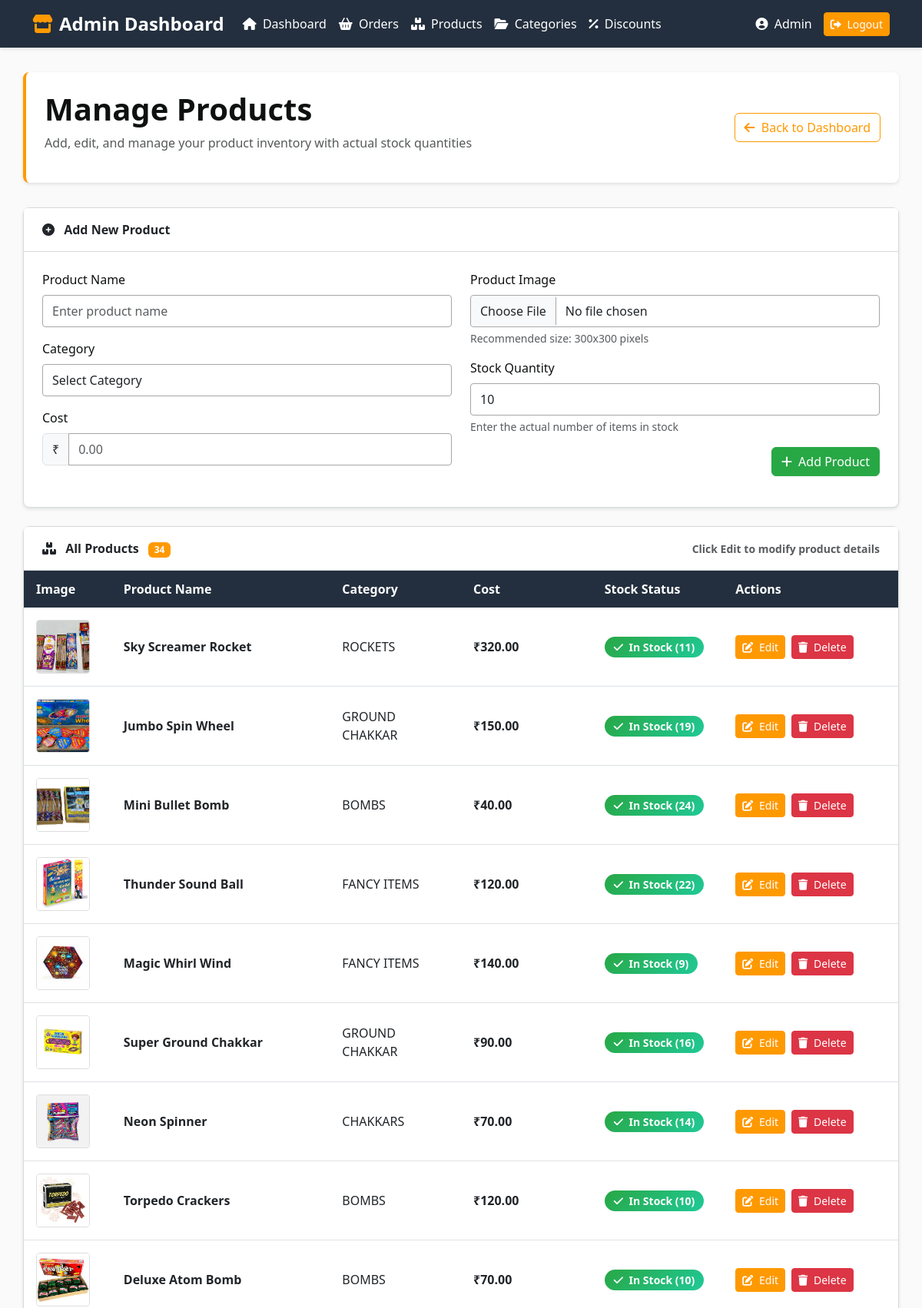
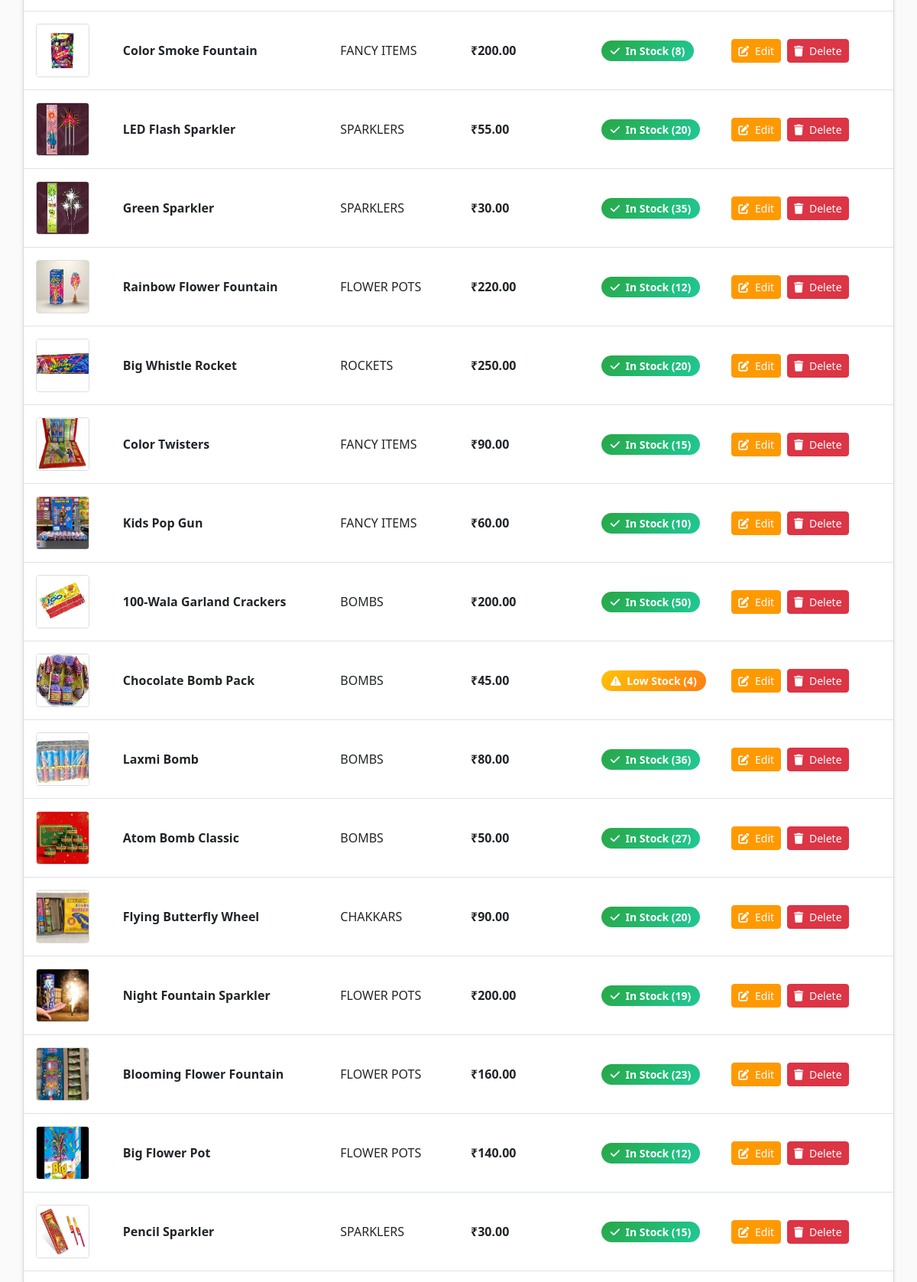
The app's page /admin/products.php (signed in, upper part) with its own data (2 pictures, top to bottom).
### tables this page shows
CREATE TABLE `product` (
  `product_id` int(11) NOT NULL,
  `product_name` varchar(255) NOT NULL,
  `category` int(11) NOT NULL,
  `product_image_path` varchar(255) DEFAULT NULL,
  `cost` decimal(10,2) NOT NULL,
  `stock_status` int(11) NOT NULL DEFAULT 0
);

CREATE TABLE `category` (
  `category_id` int(11) NOT NULL,
  `category_name` varchar(100) NOT NULL
);

### admin/products.php (the view, shortened to what this page needs)
<?php
require '../inc/db.php';
$products = $pdo->query("
    SELECT p.*, c.category_name
    FROM product p
    JOIN category c ON p.category = c.category_id
    ORDER BY product_id DESC
")->fetchAll(PDO::FETCH_ASSOC);
?>
<!DOCTYPE html>
<html lang="en">
<head>
    <link href="https://cdn.jsdelivr.net/npm/bootstrap@5.3.0/dist/css/bootstrap.min.css" rel="stylesheet">
    <link rel="stylesheet" href="https://cdnjs.cloudflare.com/ajax/libs/font-awesome/6.0.0-beta3/css/all.min.css">
</head>
<body>
    <nav class="navbar navbar-expand-lg navbar-dark">
        <div class="container">
            <a class="navbar-brand" href="index.php">
                <i class="fas fa-store amazon-logo"></i>Admin Dashboard
            </a>
            <div class="collapse navbar-collapse" id="navbarNav">
                <ul class="navbar-nav me-auto">
                    <li class="nav-item">
                        <a class="nav-link" href="index.php"><i class="fas fa-home me-1"></i> Dashboard</a>
                    </li>
                    <li class="nav-item">
                        <a class="nav-link" href="orders.php"><i class="fas fa-shopping-basket me-1"></i> Orders</a>
                    </li>
                    <li class="nav-item">
                        <a class="nav-link active" href="products.php"><i class="fas fa-boxes me-1"></i> Products</a>
                    </li>
                    <li class="nav-item">
                        <a class="nav-link" href="categories.php"><i class="fas fa-folder-open me-1"></i> Categories</a>
                    </li>
                    <li class="nav-item">
                        <a class="nav-link" href="discount.php"><i class="fas fa-percent me-1"></i> Discounts</a>
                    </li>
                </ul>
                <div class="d-flex align-items-center">
                    <span class="user-info"><i class="fas fa-user-circle me-1"></i> Admin</span>
                    <a href="logout.php" class="btn btn-amazon btn-sm">
                        <i class="fas fa-sign-out-alt me-1"></i> Logout
                    </a>
                </div>
            </div>
        </div>
    </nav>
    <div class="container admin-container">
        <div class="page-header">
            <div class="d-flex justify-content-between align-items-center">
                <div>
                    <h1 class="page-title">Manage Products</h1>
                    <p class="page-subtitle">Add, edit, and manage your product inventory with actual stock quantities</p>
                </div>
                <a href="index.php" class="btn btn-outline-amazon">
                    <i class="fas fa-arrow-left me-1"></i> Back to Dashboard
                </a>
            </div>
        </div>
        <div class="card fade-in">
            <div class="card-header">
                <i class="fas fa-plus-circle me-2"></i> Add New Product
            </div>
            <div class="card-body">
                <form method="POST" enctype="multipart/form-data">
                    <div class="row">
                        <div class="col-md-6">
                            <div class="mb-3">
                                <label class="form-label">Product Name</label>
                                <input required name="product_name" class="form-control" placeholder="Enter product name">
                            </div>
                            <div class="mb-3">
                                <label class="form-label">Category</label>
                                <select required name="category" class="form-control">
                                    <option value="">Select Category</option>
                                </select>
                            </div>
                            <div class="mb-3">
                                <label class="form-label">Cost</label>
                                <div class="input-group">
                                    <span class="input-group-text">₹</span>
                                    <input required type="number" name="cost" step="0.01" class="form-control" placeholder="0.00">
                                </div>
                            </div>
                        </div>
                        <div class="col-md-6">
                            <div class="mb-3">
                                <label class="form-label">Product Image</label>
                                <input required type="file" name="product_image" class="form-control">
                                <div class="form-text">Recommended size: 300x300 pixels</div>
                            </div>
                            <div class="mb-3">
                                <label class="form-label">Stock Quantity</label>
                                <input required type="number" name="stock_quantity" min="0" class="form-control" value="10" placeholder="Enter quantity">
                                <div class="form-text">Enter the actual number of items in stock</div>
                            </div>
                            <div class="mb-3 text-end">
                                <button name="add_product" class="btn btn-success">
                                    <i class="fas fa-plus me-1"></i> Add Product
                                </button>
                            </div>
                        </div>
                    </div>
                </form>
            </div>
        </div>
        <div class="card fade-in">
            <div class="card-header d-flex justify-content-between align-items-center">
                <div>
                    <i class="fas fa-boxes me-2"></i> All Products
                    <span class="badge bg-amazon ms-2"><?= count($products) ?></span>
                </div>
                <div class="text-muted small">
                    Click Edit to modify product details
                </div>
            </div>
            <div class="card-body p-0">
                <?php if (empty($products)): ?>
                    <div class="text-center py-5">
                        <i class="fas fa-box-open fa-3x text-muted mb-3"></i>
                        <h5 class="text-muted">No products found</h5>
                        <p class="text-muted">Start by adding your first product above.</p>
                    </div>
                <?php else: ?>
                    <div class="table-responsive">
                        <table class="table table-hover mb-0">
                            <thead>
                                <tr>
                                    <th style="width: 10%;">Image</th>
                                    <th style="width: 25%;">Product Name</th>
                                    <th style="width: 15%;">Category</th>
                                    <th style="width: 15%;">Cost</th>
                                    <th style="width: 15%;">Stock Status</th>
                                    <th style="width: 20%;">Actions</th>
                                </tr>
                            </thead>
                            <tbody>
                                <?php foreach ($products as $p):
                                    $stock_quantity = (int)$p['stock_status'];
                                    $is_out_of_stock = $stock_quantity <= 0;
                                    $is_low_stock = $stock_quantity > 0 && $stock_quantity <= 5;
                                ?>
                                <tr class="fade-in">
                                    <td>
                                        <img src="../<?= htmlspecialchars($p['product_image_path']) ?>" class="product-image" alt="<?= htmlspecialchars($p['product_name']) ?>">
                                    </td>
                                    <td class="fw-bold"><?= htmlspecialchars($p['product_name']) ?></td>
                                    <td><?= htmlspecialchars($p['category_name']) ?></td>
                                    <td class="price">₹<?= number_format($p['cost'], 2) ?></td>
                                    <td>
                                        <?php if ($is_out_of_stock): ?>
                                            <span class="stock-out">
                                                <i class="fas fa-times me-1"></i> Out of Stock
                                            </span>
                                        <?php elseif ($is_low_stock): ?>
                                            <span class="stock-low">
                                                <i class="fas fa-exclamation-triangle me-1"></i> Low Stock (<?= $stock_quantity ?>)
                                            </span>
                                        <?php else: ?>
                                            <span class="stock-available">
                                                <i class="fas fa-check me-1"></i> In Stock (<?= $stock_quantity ?>)
                                            </span>
                                        <?php endif; ?>
                                    </td>
                                    <td>
                                        <div class="action-buttons">
                                            <button type="button"
                                                    class="btn btn-amazon btn-sm edit-btn"
                                                    data-bs-toggle="modal"
                                                    data-bs-target="#editModal"
                                                    data-id="<?= $p['product_id'] ?>"
                                                    data-name="<?= htmlspecialchars($p['product_name']) ?>"
                                                    data-cat="<?= $p['category'] ?>"
                                                    data-cost="<?= $p['cost'] ?>"
                                                    data-stock="<?= $p['stock_status'] ?>"
                                                    data-image="<?= htmlspecialchars($p['product_image_path']) ?>">
                                                <i class="fas fa-edit me-1"></i> Edit
                                            </button>
                                            <a href="products.php?delete=<?= $p['product_id'] ?>"
                                                onclick="return confirm('Are you sure you want to delete <?= htmlspecialchars($p['product_name']) ?>?')"
                                                class="btn btn-danger btn-sm">
                                                <i class="fas fa-trash me-1"></i> Delete
                                            </a>
                                        </div>
                                    </td>
                                </tr>
                                <?php endforeach; ?>
                            </tbody>
                        </table>
                    </div>
                <?php endif; ?>
            </div>
        </div>
    </div>
</body>
</html>

### admin/products.php (style rules this page uses)
:root { --amazon-orange: #ff9900; --amazon-dark: #232f3e; --amazon-blue: #146eb4; --amazon-light: #fafafa; --amazon-gray: #eaeded; --amazon-text: #0f1111; }
body { background-color: var(--amazon-light); min-height: 100vh; font-family: 'Segoe UI', Tahoma, Geneva, Verdana, sans-serif; color: var(--amazon-text); }
.navbar { background-color: var(--amazon-dark) !important; padding: 0.5rem 0; box-shadow: 0 2px 4px rgba(0,0,0,0.1); }
.navbar-brand { font-weight: 700; font-size: 1.5rem; color: white !important; display: flex; align-items: center; }
.amazon-logo { color: var(--amazon-orange); margin-right: 8px; }
.navbar-nav .nav-link { color: white !important; font-weight: 500; padding: 0.5rem 1rem; border-radius: 4px; transition: background-color 0.2s; }
.user-info { color: white; font-weight: 500; margin-right: 15px; }
.admin-container { padding: 2rem 0; }
.page-header { background: white; border-radius: 8px; padding: 1.5rem; margin-bottom: 2rem; box-shadow: 0 2px 4px rgba(0,0,0,0.1); border-left: 4px solid var(--amazon-orange); }
.page-title { font-weight: 600; color: var(--amazon-text); margin-bottom: 0.5rem; }
.page-subtitle { color: #565959; font-size: 1rem; }
.card { border: 1px solid #d5dbdb; border-radius: 8px; box-shadow: 0 2px 4px rgba(0,0,0,0.1); transition: all 0.3s ease; margin-bottom: 1.5rem; }
.card-header { background-color: white; border-bottom: 1px solid #d5dbdb; font-weight: 600; padding: 1rem 1.5rem; }
.card-body { padding: 1.5rem; }
.form-label { font-weight: 500; color: var(--amazon-text); margin-bottom: 0.5rem; }
.form-control { border: 1px solid #a6a6a6; border-radius: 4px; padding: 0.5rem 0.75rem; transition: border-color 0.2s, box-shadow 0.2s; }
.btn-amazon { background-color: var(--amazon-orange); color: white; border: 1px solid var(--amazon-orange); font-weight: 500; transition: all 0.2s ease; }
.btn-outline-amazon { background-color: white; color: var(--amazon-orange); border: 1px solid var(--amazon-orange); font-weight: 500; transition: all 0.2s ease; }
.btn-success { background-color: #28a745; border-color: #28a745; transition: all 0.2s ease; }
.btn-danger { background-color: #dc3545; border-color: #dc3545; transition: all 0.2s ease; }
.table { border-collapse: separate; border-spacing: 0; width: 100%; }
.table thead th { background-color: var(--amazon-dark); color: white; font-weight: 600; border: none; padding: 0.75rem 1rem; }
.table tbody td { padding: 1rem; vertical-align: middle; border-bottom: 1px solid #dee2e6; }
.table tbody tr { transition: background-color 0.2s; }
.product-image { width: 70px; height: 70px; object-fit: cover; border-radius: 4px; border: 1px solid #ddd; }
.stock-available { background: linear-gradient(135deg, #28a745, #20c997); color: white; padding: 0.25rem 0.75rem; border-radius: 20px; font-weight: 600; font-size: 0.875rem; }
.stock-low { background: linear-gradient(135deg, #ffc107, #fd7e14); color: white; padding: 0.25rem 0.75rem; border-radius: 20px; font-weight: 600; font-size: 0.875rem; }
.action-buttons { display: flex; gap: 0.5rem; flex-wrap: wrap; }
.fade-in { animation: fadeIn 0.4s ease-out forwards; }
.price { font-weight: 600; color: #b12704; }
.badge.bg-amazon { background-color: var(--amazon-orange) !important; }

### records on screen
product: product_image_path (picture), product_name "Sky Screamer Rocket", category.category_name "ROCKETS", cost "320.00", stock_status "11"
product: product_image_path (picture), product_name "Jumbo Spin Wheel", category.category_name "GROUND CHAKKAR", cost "150.00", stock_status "19"
product: product_image_path (picture), product_name "Mini Bullet Bomb", category.category_name "BOMBS", cost "40.00", stock_status "24"
product: product_image_path (picture), product_name "Thunder Sound Ball", category.category_name "FANCY ITEMS", cost "120.00", stock_status "22"
product: product_image_path (picture), product_name "Magic Whirl Wind", category.category_name "FANCY ITEMS", cost "140.00", stock_status "9"
product: product_image_path (picture), product_name "Super Ground Chakkar", category.category_name "GROUND CHAKKAR", cost "90.00", stock_status "16"
product: product_image_path (picture), product_name "Neon Spinner", category.category_name "CHAKKARS", cost "70.00", stock_status "14"
product: product_image_path (picture), product_name "Torpedo Crackers", category.category_name "BOMBS", cost "120.00", stock_status "10"
product: product_image_path (picture), product_name "Deluxe Atom Bomb", category.category_name "BOMBS", cost "70.00", stock_status "10"
product: product_image_path (picture), product_name "Color Smoke Fountain", category.category_name "FANCY ITEMS", cost "200.00", stock_status "8"
product: product_image_path (picture), product_name "LED Flash Sparkler", category.category_name "SPARKLERS", cost "55.00", stock_status "20"
product: product_image_path (picture), product_name "Green Sparkler", category.category_name "SPARKLERS", cost "30.00", stock_status "35"
product: product_image_path (picture), product_name "Rainbow Flower Fountain", category.category_name "FLOWER POTS", cost "220.00", stock_status "12"
product: product_image_path (picture), product_name "Big Whistle Rocket", category.category_name "ROCKETS", cost "250.00", stock_status "20"
product: product_image_path (picture), product_name "Color Twisters", category.category_name "FANCY ITEMS", cost "90.00", stock_status "15"
product: product_image_path (picture), product_name "Kids Pop Gun", category.category_name "FANCY ITEMS", cost "60.00", stock_status "10"
product: product_image_path (picture), product_name "100-Wala Garland Crackers", category.category_name "BOMBS", cost "200.00", stock_status "50"
product: product_image_path (picture), product_name "Chocolate Bomb Pack", category.category_name "BOMBS", cost "45.00", stock_status "4"
product: product_image_path (picture), product_name "Laxmi Bomb", category.category_name "BOMBS", cost "80.00", stock_status "36"
product: product_image_path (picture), product_name "Atom Bomb Classic", category.category_name "BOMBS", cost "50.00", stock_status "27"
product: product_image_path (picture), product_name "Flying Butterfly Wheel", category.category_name "CHAKKARS", cost "90.00", stock_status "20"
product: product_image_path (picture), product_name "Night Fountain Sparkler", category.category_name "FLOWER POTS", cost "200.00", stock_status "19"
product: product_image_path (picture), product_name "Blooming Flower Fountain", category.category_name "FLOWER POTS", cost "160.00", stock_status "23"
product: product_image_path (picture), product_name "Big Flower Pot", category.category_name "FLOWER POTS", cost "140.00", stock_status "12"
product: product_image_path (picture), product_name "Pencil Sparkler", category.category_name "SPARKLERS", cost "30.00", stock_status "15"

### other values on screen
count($products) "34"
